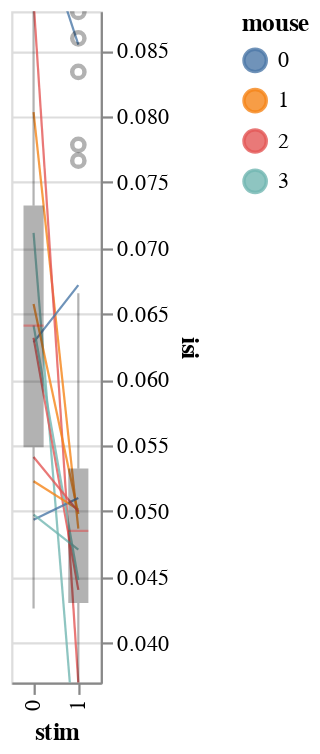

The notebook cell saved with this chart:
### Code cell
bw.plot(x='stim', detail='neuron', color='mouse:N')

### Figure 1 — Vega-Lite specification as saved in the notebook (floating-point values rounded to 4 significant figures)
{"config": {"view": {"continuousWidth": 400, "continuousHeight": 300}}, "layer": [{"mark": {"type": "line", "clip": true, "fill": null, "opacity": 0.8}, "encoding": {"color": {"type": "nominal", "field": "mouse"}, "detail": {"type": "quantitative", "field": "neuron"}, "size": {"value": 1.0}, "x": {"type": "ordinal", "field": "stim"}, "y": {"type": "quantitative", "aggregate": "mean", "axis": {"orient": "right"}, "field": "isi", "scale": {"domain": [0.03698, 0.08798], "zero": false}, "title": "isi"}}}, {"mark": {"type": "circle", "clip": true, "filled": true, "opacity": 0}, "encoding": {"color": {"type": "nominal", "field": "mouse"}, "detail": {"type": "quantitative", "field": "neuron"}, "x": {"type": "ordinal", "field": "stim"}, "y": {"type": "quantitative", "aggregate": "mean", "axis": {"orient": "right", "title": ""}, "field": "isi", "scale": {"domain": [0.03698, 0.08798], "zero": false}}}}, {"mark": {"type": "boxplot", "clip": true, "color": "black", "median": {"color": "red", "strokeWidth": 20}, "opacity": 0.3, "size": 9}, "encoding": {"x": {"type": "ordinal", "field": "stim"}, "y": {"type": "quantitative", "axis": {"orient": "right", "title": ""}, "field": "isi", "scale": {"domain": [0.03698, 0.08798], "zero": false}}}}], "data": {"name": "data-83c357cbb429027bd329fe7eaea3c9cc"}, "$schema": "https://vega.github.io/schema/vega-lite/v4.8.1.json", "datasets": {"data-83c357cbb429027bd329fe7eaea3c9cc": [{"stim": 0, "neuron": 0, "mouse": 0, "i_trial": 0, "mouse_code": 0, "neuron_code": 0, "neuron_x_mouse": "m0bayes0", "log_firing_rate": 1.976, "Firing rate": 94.69, "firing_rate": 94.69, "i_spike": 46.5, "isi": 0.07446, "combined_condition": 0}, {"stim": 0, "neuron": 0, "mouse": 0, "i_trial": 1, "mouse_code": 0, "neuron_code": 0, "neuron_x_mouse": "m0bayes0", "log_firing_rate": 1.97, "Firing rate": 93.25, "firing_rate": 93.25, "i_spike": 37.5, "isi": 0.08897, "combined_condition": 0}, {"stim": 0, "neuron": 0, "mouse": 0, "i_trial": 2, "mouse_code": 0, "neuron_code": 0, "neuron_x_mouse": "m0bayes0", "log_firing_rate": 1.531, "Firing rate": 33.97, "firing_rate": 33.97, "i_spike": 35.0, "isi": 0.1012, "combined_condition": 0}, {"stim": 0, "neuron": 0, "mouse": 0, "i_trial": 3, "mouse_code": 0, "neuron_code": 0, "neuron_x_mouse": "m0bayes0", "log_firing_rate": 1.833, "Firing rate": 68.12, "firing_rate": 68.12, "i_spike": 54.0, "isi": 0.06495, "combined_condition": 0}, {"stim": 0, "neuron": 0, "mouse": 0, "i_trial": 4, "mouse_code": 0, "neuron_code": 0, "neuron_x_mouse": "m0bayes0", "log_firing_rate": 2.405, "Firing rate": 254.1, "firing_rate": 254.1, "i_spike": 23.0, "isi": 0.1496, "combined_condition": 0}, {"stim": 0, "neuron": 0, "mouse": 1, "i_trial": 0, "mouse_code": 1, "neuron_code": 3, "neuron_x_mouse": "m1bayes0", "log_firing_rate": 1.683, "Firing rate": 48.17, "firing_rate": 48.17, "i_spike": 42.5, "isi": 0.08274, "combined_condition": 0}, {"stim": 0, "neuron": 0, "mouse": 1, "i_trial": 1, "mouse_code": 1, "neuron_code": 3, "neuron_x_mouse": "m1bayes0", "log_firing_rate": 1.814, "Firing rate": 65.18, "firing_rate": 65.18, "i_spike": 49.0, "isi": 0.07027, "combined_condition": 0}, {"stim": 0, "neuron": 0, "mouse": 1, "i_trial": 2, "mouse_code": 1, "neuron_code": 3, "neuron_x_mouse": "m1bayes0", "log_firing_rate": 1.606, "Firing rate": 40.33, "firing_rate": 40.33, "i_spike": 40.0, "isi": 0.08717, "combined_condition": 0}, {"stim": 0, "neuron": 0, "mouse": 1, "i_trial": 3, "mouse_code": 1, "neuron_code": 3, "neuron_x_mouse": "m1bayes0", "log_firing_rate": 1.618, "Firing rate": 41.46, "firing_rate": 41.46, "i_spike": 46.5, "isi": 0.07562, "combined_condition": 0}, {"stim": 0, "neuron": 0, "mouse": 1, "i_trial": 4, "mouse_code": 1, "neuron_code": 3, "neuron_x_mouse": "m1bayes0", "log_firing_rate": 1.896, "Firing rate": 78.7, "firing_rate": 78.7, "i_spike": 39.0, "isi": 0.08577, "combined_condition": 0}, {"stim": 0, "neuron": 0, "mouse": 2, "i_trial": 0, "mouse_code": 2, "neuron_code": 6, "neuron_x_mouse": "m2bayes0", "log_firing_rate": 1.914, "Firing rate": 82.02, "firing_rate": 82.02, "i_spike": 47.5, "isi": 0.07331, "combined_condition": 0}, {"stim": 0, "neuron": 0, "mouse": 2, "i_trial": 1, "mouse_code": 2, "neuron_code": 6, "neuron_x_mouse": "m2bayes0", "log_firing_rate": 2.031, "Firing rate": 107.5, "firing_rate": 107.5, "i_spike": 35.0, "isi": 0.09307, "combined_condition": 0}, {"stim": 0, "neuron": 0, "mouse": 2, "i_trial": 2, "mouse_code": 2, "neuron_code": 6, "neuron_x_mouse": "m2bayes0", "log_firing_rate": 1.93, "Firing rate": 85.13, "firing_rate": 85.13, "i_spike": 33.5, "isi": 0.1038, "combined_condition": 0}, {"stim": 0, "neuron": 0, "mouse": 2, "i_trial": 3, "mouse_code": 2, "neuron_code": 6, "neuron_x_mouse": "m2bayes0", "log_firing_rate": 2.722, "Firing rate": 526.7, "firing_rate": 526.7, "i_spike": 40.0, "isi": 0.08609, "combined_condition": 0}, {"stim": 0, "neuron": 0, "mouse": 2, "i_trial": 4, "mouse_code": 2, "neuron_code": 6, "neuron_x_mouse": "m2bayes0", "log_firing_rate": 1.708, "Firing rate": 51.08, "firing_rate": 51.08, "i_spike": 39.5, "isi": 0.08751, "combined_condition": 0}, {"stim": 0, "neuron": 0, "mouse": 3, "i_trial": 0, "mouse_code": 3, "neuron_code": 9, "neuron_x_mouse": "m3bayes0", "log_firing_rate": 1.834, "Firing rate": 68.17, "firing_rate": 68.17, "i_spike": 48.5, "isi": 0.07117, "combined_condition": 0}, {"stim": 0, "neuron": 0, "mouse": 3, "i_trial": 1, "mouse_code": 3, "neuron_code": 9, "neuron_x_mouse": "m3bayes0", "log_firing_rate": 2.118, "Firing rate": 131.2, "firing_rate": 131.2, "i_spike": 47.0, "isi": 0.07406, "combined_condition": 0}, {"stim": 0, "neuron": 0, "mouse": 3, "i_trial": 2, "mouse_code": 3, "neuron_code": 9, "neuron_x_mouse": "m3bayes0", "log_firing_rate": 1.71, "Firing rate": 51.23, "firing_rate": 51.23, "i_spike": 49.0, "isi": 0.07122, "combined_condition": 0}, {"stim": 0, "neuron": 0, "mouse": 3, "i_trial": 3, "mouse_code": 3, "neuron_code": 9, "neuron_x_mouse": "m3bayes0", "log_firing_rate": 2.028, "Firing rate": 106.7, "firing_rate": 106.7, "i_spike": 48.0, "isi": 0.0732, "combined_condition": 0}, {"stim": 0, "neuron": 0, "mouse": 3, "i_trial": 4, "mouse_code": 3, "neuron_code": 9, "neuron_x_mouse": "m3bayes0", "log_firing_rate": 1.891, "Firing rate": 77.77, "firing_rate": 77.77, "i_spike": 51.0, "isi": 0.06605, "combined_condition": 0}, {"stim": 0, "neuron": 1, "mouse": 0, "i_trial": 0, "mouse_code": 0, "neuron_code": 1, "neuron_x_mouse": "m0bayes1", "log_firing_rate": 2.31, "Firing rate": 204.3, "firing_rate": 204.3, "i_spike": 63.5, "isi": 0.0549, "combined_condition": 1}, {"stim": 0, "neuron": 1, "mouse": 0, "i_trial": 1, "mouse_code": 0, "neuron_code": 1, "neuron_x_mouse": "m0bayes1", "log_firing_rate": 2.446, "Firing rate": 279.3, "firing_rate": 279.3, "i_spike": 58.5, "isi": 0.05932, "combined_condition": 1}, {"stim": 0, "neuron": 1, "mouse": 0, "i_trial": 2, "mouse_code": 0, "neuron_code": 1, "neuron_x_mouse": "m0bayes1", "log_firing_rate": 1.692, "Firing rate": 49.21, "firing_rate": 49.21, "i_spike": 50.5, "isi": 0.06833, "combined_condition": 1}, {"stim": 0, "neuron": 1, "mouse": 0, "i_trial": 3, "mouse_code": 0, "neuron_code": 1, "neuron_x_mouse": "m0bayes1", "log_firing_rate": 1.616, "Firing rate": 41.26, "firing_rate": 41.26, "i_spike": 55.0, "isi": 0.06264, "combined_condition": 1}, {"stim": 0, "neuron": 1, "mouse": 0, "i_trial": 4, "mouse_code": 0, "neuron_code": 1, "neuron_x_mouse": "m0bayes1", "log_firing_rate": 2.154, "Firing rate": 142.7, "firing_rate": 142.7, "i_spike": 50.0, "isi": 0.06894, "combined_condition": 1}, {"stim": 0, "neuron": 1, "mouse": 1, "i_trial": 0, "mouse_code": 1, "neuron_code": 4, "neuron_x_mouse": "m1bayes1", "log_firing_rate": 1.95, "Firing rate": 89.21, "firing_rate": 89.21, "i_spike": 50.0, "isi": 0.06881, "combined_condition": 1}, {"stim": 0, "neuron": 1, "mouse": 1, "i_trial": 1, "mouse_code": 1, "neuron_code": 4, "neuron_x_mouse": "m1bayes1", "log_firing_rate": 2.063, "Firing rate": 115.7, "firing_rate": 115.7, "i_spike": 61.0, "isi": 0.05707, "combined_condition": 1}, {"stim": 0, "neuron": 1, "mouse": 1, "i_trial": 2, "mouse_code": 1, "neuron_code": 4, "neuron_x_mouse": "m1bayes1", "log_firing_rate": 2.014, "Firing rate": 103.2, "firing_rate": 103.2, "i_spike": 46.0, "isi": 0.07597, "combined_condition": 1}, {"stim": 0, "neuron": 1, "mouse": 1, "i_trial": 3, "mouse_code": 1, "neuron_code": 4, "neuron_x_mouse": "m1bayes1", "log_firing_rate": 2.275, "Firing rate": 188.5, "firing_rate": 188.5, "i_spike": 56.0, "isi": 0.0622, "combined_condition": 1}, {"stim": 0, "neuron": 1, "mouse": 1, "i_trial": 4, "mouse_code": 1, "neuron_code": 4, "neuron_x_mouse": "m1bayes1", "log_firing_rate": 1.789, "Firing rate": 61.5, "firing_rate": 61.5, "i_spike": 53.0, "isi": 0.06464, "combined_condition": 1}, {"stim": 0, "neuron": 1, "mouse": 2, "i_trial": 0, "mouse_code": 2, "neuron_code": 7, "neuron_x_mouse": "m2bayes1", "log_firing_rate": 1.863, "Firing rate": 73.02, "firing_rate": 73.02, "i_spike": 50.5, "isi": 0.06918, "combined_condition": 1}, {"stim": 0, "neuron": 1, "mouse": 2, "i_trial": 1, "mouse_code": 2, "neuron_code": 7, "neuron_x_mouse": "m2bayes1", "log_firing_rate": 2.258, "Firing rate": 181.0, "firing_rate": 181.0, "i_spike": 58.5, "isi": 0.05855, "combined_condition": 1}, {"stim": 0, "neuron": 1, "mouse": 2, "i_trial": 2, "mouse_code": 2, "neuron_code": 7, "neuron_x_mouse": "m2bayes1", "log_firing_rate": 2.412, "Firing rate": 258.5, "firing_rate": 258.5, "i_spike": 55.5, "isi": 0.06199, "combined_condition": 1}, {"stim": 0, "neuron": 1, "mouse": 2, "i_trial": 3, "mouse_code": 2, "neuron_code": 7, "neuron_x_mouse": "m2bayes1", "log_firing_rate": 1.713, "Firing rate": 51.68, "firing_rate": 51.68, "i_spike": 51.5, "isi": 0.06594, "combined_condition": 1}, {"stim": 0, "neuron": 1, "mouse": 2, "i_trial": 4, "mouse_code": 2, "neuron_code": 7, "neuron_x_mouse": "m2bayes1", "log_firing_rate": 3.195, "Firing rate": 1567.0, "firing_rate": 1567.0, "i_spike": 57.5, "isi": 0.06023, "combined_condition": 1}, {"stim": 0, "neuron": 1, "mouse": 3, "i_trial": 0, "mouse_code": 3, "neuron_code": 10, "neuron_x_mouse": "m3bayes1", "log_firing_rate": 2.188, "Firing rate": 154.0, "firing_rate": 154.0, "i_spike": 57.5, "isi": 0.06126, "combined_condition": 1}, {"stim": 0, "neuron": 1, "mouse": 3, "i_trial": 1, "mouse_code": 3, "neuron_code": 10, "neuron_x_mouse": "m3bayes1", "log_firing_rate": 2.322, "Firing rate": 209.7, "firing_rate": 209.7, "i_spike": 50.0, "isi": 0.06766, "combined_condition": 1}, {"stim": 0, "neuron": 1, "mouse": 3, "i_trial": 2, "mouse_code": 3, "neuron_code": 10, "neuron_x_mouse": "m3bayes1", "log_firing_rate": 1.707, "Firing rate": 50.88, "firing_rate": 50.88, "i_spike": 51.5, "isi": 0.06647, "combined_condition": 1}, {"stim": 0, "neuron": 1, "mouse": 3, "i_trial": 3, "mouse_code": 3, "neuron_code": 10, "neuron_x_mouse": "m3bayes1", "log_firing_rate": 2.186, "Firing rate": 153.6, "firing_rate": 153.6, "i_spike": 60.0, "isi": 0.0586, "combined_condition": 1}, {"stim": 0, "neuron": 1, "mouse": 3, "i_trial": 4, "mouse_code": 3, "neuron_code": 10, "neuron_x_mouse": "m3bayes1", "log_firing_rate": 1.891, "Firing rate": 77.85, "firing_rate": 77.85, "i_spike": 52.5, "isi": 0.06662, "combined_condition": 1}, {"stim": 0, "neuron": 2, "mouse": 0, "i_trial": 0, "mouse_code": 0, "neuron_code": 2, "neuron_x_mouse": "m0bayes2", "log_firing_rate": 2.157, "Firing rate": 143.6, "firing_rate": 143.6, "i_spike": 72.5, "isi": 0.04748, "combined_condition": 2}, {"stim": 0, "neuron": 2, "mouse": 0, "i_trial": 1, "mouse_code": 0, "neuron_code": 2, "neuron_x_mouse": "m0bayes2", "log_firing_rate": 2.029, "Firing rate": 106.8, "firing_rate": 106.8, "i_spike": 81.0, "isi": 0.04262, "combined_condition": 2}, {"stim": 0, "neuron": 2, "mouse": 0, "i_trial": 2, "mouse_code": 0, "neuron_code": 2, "neuron_x_mouse": "m0bayes2", "log_firing_rate": 1.917, "Firing rate": 82.69, "firing_rate": 82.69, "i_spike": 70.0, "isi": 0.05005, "combined_condition": 2}, {"stim": 0, "neuron": 2, "mouse": 0, "i_trial": 3, "mouse_code": 0, "neuron_code": 2, "neuron_x_mouse": "m0bayes2", "log_firing_rate": 2.152, "Firing rate": 142.1, "firing_rate": 142.1, "i_spike": 56.0, "isi": 0.06239, "combined_condition": 2}, {"stim": 0, "neuron": 2, "mouse": 0, "i_trial": 4, "mouse_code": 0, "neuron_code": 2, "neuron_x_mouse": "m0bayes2", "log_firing_rate": 2.357, "Firing rate": 227.5, "firing_rate": 227.5, "i_spike": 79.0, "isi": 0.04419, "combined_condition": 2}, {"stim": 0, "neuron": 2, "mouse": 1, "i_trial": 0, "mouse_code": 1, "neuron_code": 5, "neuron_x_mouse": "m1bayes2", "log_firing_rate": 2.239, "Firing rate": 173.3, "firing_rate": 173.3, "i_spike": 70.0, "isi": 0.04987, "combined_condition": 2}, {"stim": 0, "neuron": 2, "mouse": 1, "i_trial": 1, "mouse_code": 1, "neuron_code": 5, "neuron_x_mouse": "m1bayes2", "log_firing_rate": 2.257, "Firing rate": 180.8, "firing_rate": 180.8, "i_spike": 76.0, "isi": 0.04576, "combined_condition": 2}, {"stim": 0, "neuron": 2, "mouse": 1, "i_trial": 2, "mouse_code": 1, "neuron_code": 5, "neuron_x_mouse": "m1bayes2", "log_firing_rate": 2.115, "Firing rate": 130.5, "firing_rate": 130.5, "i_spike": 54.5, "isi": 0.06357, "combined_condition": 2}, {"stim": 0, "neuron": 2, "mouse": 1, "i_trial": 3, "mouse_code": 1, "neuron_code": 5, "neuron_x_mouse": "m1bayes2", "log_firing_rate": 2.133, "Firing rate": 135.8, "firing_rate": 135.8, "i_spike": 68.5, "isi": 0.05121, "combined_condition": 2}, {"stim": 0, "neuron": 2, "mouse": 1, "i_trial": 4, "mouse_code": 1, "neuron_code": 5, "neuron_x_mouse": "m1bayes2", "log_firing_rate": 2.079, "Firing rate": 119.9, "firing_rate": 119.9, "i_spike": 69.0, "isi": 0.05095, "combined_condition": 2}, {"stim": 0, "neuron": 2, "mouse": 2, "i_trial": 0, "mouse_code": 2, "neuron_code": 8, "neuron_x_mouse": "m2bayes2", "log_firing_rate": 2.091, "Firing rate": 123.3, "firing_rate": 123.3, "i_spike": 72.5, "isi": 0.04794, "combined_condition": 2}, {"stim": 0, "neuron": 2, "mouse": 2, "i_trial": 1, "mouse_code": 2, "neuron_code": 8, "neuron_x_mouse": "m2bayes2", "log_firing_rate": 1.829, "Firing rate": 67.49, "firing_rate": 67.49, "i_spike": 59.5, "isi": 0.05796, "combined_condition": 2}, {"stim": 0, "neuron": 2, "mouse": 2, "i_trial": 2, "mouse_code": 2, "neuron_code": 8, "neuron_x_mouse": "m2bayes2", "log_firing_rate": 1.956, "Firing rate": 90.32, "firing_rate": 90.32, "i_spike": 67.0, "isi": 0.05197, "combined_condition": 2}, {"stim": 0, "neuron": 2, "mouse": 2, "i_trial": 3, "mouse_code": 2, "neuron_code": 8, "neuron_x_mouse": "m2bayes2", "log_firing_rate": 1.922, "Firing rate": 83.54, "firing_rate": 83.54, "i_spike": 61.0, "isi": 0.05733, "combined_condition": 2}, {"stim": 0, "neuron": 2, "mouse": 2, "i_trial": 4, "mouse_code": 2, "neuron_code": 8, "neuron_x_mouse": "m2bayes2", "log_firing_rate": 2.167, "Firing rate": 147.0, "firing_rate": 147.0, "i_spike": 63.0, "isi": 0.05538, "combined_condition": 2}, {"stim": 0, "neuron": 2, "mouse": 3, "i_trial": 0, "mouse_code": 3, "neuron_code": 11, "neuron_x_mouse": "m3bayes2", "log_firing_rate": 3.37, "Firing rate": 2345.0, "firing_rate": 2345.0, "i_spike": 67.5, "isi": 0.05179, "combined_condition": 2}, {"stim": 0, "neuron": 2, "mouse": 3, "i_trial": 1, "mouse_code": 3, "neuron_code": 11, "neuron_x_mouse": "m3bayes2", "log_firing_rate": 2.103, "Firing rate": 126.9, "firing_rate": 126.9, "i_spike": 72.0, "isi": 0.0483, "combined_condition": 2}, {"stim": 0, "neuron": 2, "mouse": 3, "i_trial": 2, "mouse_code": 3, "neuron_code": 11, "neuron_x_mouse": "m3bayes2", "log_firing_rate": 1.957, "Firing rate": 90.59, "firing_rate": 90.59, "i_spike": 63.5, "isi": 0.05477, "combined_condition": 2}, {"stim": 0, "neuron": 2, "mouse": 3, "i_trial": 3, "mouse_code": 3, "neuron_code": 11, "neuron_x_mouse": "m3bayes2", "log_firing_rate": 2.052, "Firing rate": 112.7, "firing_rate": 112.7, "i_spike": 81.5, "isi": 0.04298, "combined_condition": 2}, {"stim": 0, "neuron": 2, "mouse": 3, "i_trial": 4, "mouse_code": 3, "neuron_code": 11, "neuron_x_mouse": "m3bayes2", "log_firing_rate": 2.514, "Firing rate": 326.6, "firing_rate": 326.6, "i_spike": 68.5, "isi": 0.05091, "combined_condition": 2}, {"stim": 1, "neuron": 0, "mouse": 0, "i_trial": 0, "mouse_code": 0, "neuron_code": 0, "neuron_x_mouse": "m0bayes0", "log_firing_rate": 2.11, "Firing rate": 128.9, "firing_rate": 128.9, "i_spike": 40.0, "isi": 0.08592, "combined_condition": 0}, {"stim": 1, "neuron": 0, "mouse": 0, "i_trial": 1, "mouse_code": 0, "neuron_code": 0, "neuron_x_mouse": "m0bayes0", "log_firing_rate": 1.585, "Firing rate": 38.47, "firing_rate": 38.47, "i_spike": 38.5, "isi": 0.08793, "combined_condition": 0}, {"stim": 1, "neuron": 0, "mouse": 0, "i_trial": 2, "mouse_code": 0, "neuron_code": 0, "neuron_x_mouse": "m0bayes0", "log_firing_rate": 1.592, "Firing rate": 39.12, "firing_rate": 39.12, "i_spike": 35.5, "isi": 0.09888, "combined_condition": 0}, {"stim": 1, "neuron": 0, "mouse": 0, "i_trial": 3, "mouse_code": 0, "neuron_code": 0, "neuron_x_mouse": "m0bayes0", "log_firing_rate": 2.132, "Firing rate": 135.7, "firing_rate": 135.7, "i_spike": 44.5, "isi": 0.07783, "combined_condition": 0}, {"stim": 1, "neuron": 0, "mouse": 0, "i_trial": 4, "mouse_code": 0, "neuron_code": 0, "neuron_x_mouse": "m0bayes0", "log_firing_rate": 1.855, "Firing rate": 71.6, "firing_rate": 71.6, "i_spike": 45.5, "isi": 0.07663, "combined_condition": 0}, {"stim": 1, "neuron": 0, "mouse": 1, "i_trial": 0, "mouse_code": 1, "neuron_code": 3, "neuron_x_mouse": "m1bayes0", "log_firing_rate": 2.262, "Firing rate": 183.0, "firing_rate": 183.0, "i_spike": 63.0, "isi": 0.05519, "combined_condition": 0}, {"stim": 1, "neuron": 0, "mouse": 1, "i_trial": 1, "mouse_code": 1, "neuron_code": 3, "neuron_x_mouse": "m1bayes0", "log_firing_rate": 3.262, "Firing rate": 1827.0, "firing_rate": 1827.0, "i_spike": 67.5, "isi": 0.04885, "combined_condition": 0}, {"stim": 1, "neuron": 0, "mouse": 1, "i_trial": 2, "mouse_code": 1, "neuron_code": 3, "neuron_x_mouse": "m1bayes0", "log_firing_rate": 3.279, "Firing rate": 1902.0, "firing_rate": 1902.0, "i_spike": 79.5, "isi": 0.04318, "combined_condition": 0}, {"stim": 1, "neuron": 0, "mouse": 1, "i_trial": 3, "mouse_code": 1, "neuron_code": 3, "neuron_x_mouse": "m1bayes0", "log_firing_rate": 1.991, "Firing rate": 98.04, "firing_rate": 98.04, "i_spike": 69.5, "isi": 0.04728, "combined_condition": 0}, {"stim": 1, "neuron": 0, "mouse": 1, "i_trial": 4, "mouse_code": 1, "neuron_code": 3, "neuron_x_mouse": "m1bayes0", "log_firing_rate": 2.269, "Firing rate": 186.0, "firing_rate": 186.0, "i_spike": 71.0, "isi": 0.04885, "combined_condition": 0}, {"stim": 1, "neuron": 0, "mouse": 2, "i_trial": 0, "mouse_code": 2, "neuron_code": 6, "neuron_x_mouse": "m2bayes0", "log_firing_rate": 3.226, "Firing rate": 1684.0, "firing_rate": 1684.0, "i_spike": 90.5, "isi": 0.0382, "combined_condition": 0}, {"stim": 1, "neuron": 0, "mouse": 2, "i_trial": 1, "mouse_code": 2, "neuron_code": 6, "neuron_x_mouse": "m2bayes0", "log_firing_rate": 2.179, "Firing rate": 151.0, "firing_rate": 151.0, "i_spike": 94.0, "isi": 0.03718, "combined_condition": 0}, {"stim": 1, "neuron": 0, "mouse": 2, "i_trial": 2, "mouse_code": 2, "neuron_code": 6, "neuron_x_mouse": "m2bayes0", "log_firing_rate": 2.41, "Firing rate": 256.9, "firing_rate": 256.9, "i_spike": 101.0, "isi": 0.03331, "combined_condition": 0}, {"stim": 1, "neuron": 0, "mouse": 2, "i_trial": 3, "mouse_code": 2, "neuron_code": 6, "neuron_x_mouse": "m2bayes0", "log_firing_rate": 2.246, "Firing rate": 176.0, "firing_rate": 176.0, "i_spike": 90.0, "isi": 0.0386, "combined_condition": 0}, {"stim": 1, "neuron": 0, "mouse": 2, "i_trial": 4, "mouse_code": 2, "neuron_code": 6, "neuron_x_mouse": "m2bayes0", "log_firing_rate": 2.339, "Firing rate": 218.3, "firing_rate": 218.3, "i_spike": 91.0, "isi": 0.03753, "combined_condition": 0}, {"stim": 1, "neuron": 0, "mouse": 3, "i_trial": 0, "mouse_code": 3, "neuron_code": 9, "neuron_x_mouse": "m3bayes0", "log_firing_rate": 2.423, "Firing rate": 264.6, "firing_rate": 264.6, "i_spike": 120.5, "isi": 0.02892, "combined_condition": 0}, {"stim": 1, "neuron": 0, "mouse": 3, "i_trial": 1, "mouse_code": 3, "neuron_code": 9, "neuron_x_mouse": "m3bayes0", "log_firing_rate": 2.224, "Firing rate": 167.3, "firing_rate": 167.3, "i_spike": 122.0, "isi": 0.02866, "combined_condition": 0}, {"stim": 1, "neuron": 0, "mouse": 3, "i_trial": 2, "mouse_code": 3, "neuron_code": 9, "neuron_x_mouse": "m3bayes0", "log_firing_rate": 2.518, "Firing rate": 329.6, "firing_rate": 329.6, "i_spike": 118.0, "isi": 0.02895, "combined_condition": 0}, {"stim": 1, "neuron": 0, "mouse": 3, "i_trial": 3, "mouse_code": 3, "neuron_code": 9, "neuron_x_mouse": "m3bayes0", "log_firing_rate": 2.521, "Firing rate": 332.0, "firing_rate": 332.0, "i_spike": 118.5, "isi": 0.02899, "combined_condition": 0}, {"stim": 1, "neuron": 0, "mouse": 3, "i_trial": 4, "mouse_code": 3, "neuron_code": 9, "neuron_x_mouse": "m3bayes0", "log_firing_rate": 2.431, "Firing rate": 270.0, "firing_rate": 270.0, "i_spike": 119.0, "isi": 0.02926, "combined_condition": 0}, {"stim": 1, "neuron": 1, "mouse": 0, "i_trial": 0, "mouse_code": 0, "neuron_code": 1, "neuron_x_mouse": "m0bayes1", "log_firing_rate": 2.063, "Firing rate": 115.5, "firing_rate": 115.5, "i_spike": 53.0, "isi": 0.06579, "combined_condition": 1}, {"stim": 1, "neuron": 1, "mouse": 0, "i_trial": 1, "mouse_code": 0, "neuron_code": 1, "neuron_x_mouse": "m0bayes1", "log_firing_rate": 2.258, "Firing rate": 181.3, "firing_rate": 181.3, "i_spike": 42.0, "isi": 0.08337, "combined_condition": 1}, {"stim": 1, "neuron": 1, "mouse": 0, "i_trial": 2, "mouse_code": 0, "neuron_code": 1, "neuron_x_mouse": "m0bayes1", "log_firing_rate": 2.145, "Firing rate": 139.7, "firing_rate": 139.7, "i_spike": 53.0, "isi": 0.06655, "combined_condition": 1}, {"stim": 1, "neuron": 1, "mouse": 0, "i_trial": 3, "mouse_code": 0, "neuron_code": 1, "neuron_x_mouse": "m0bayes1", "log_firing_rate": 1.949, "Firing rate": 88.87, "firing_rate": 88.87, "i_spike": 57.0, "isi": 0.06024, "combined_condition": 1}, {"stim": 1, "neuron": 1, "mouse": 0, "i_trial": 4, "mouse_code": 0, "neuron_code": 1, "neuron_x_mouse": "m0bayes1", "log_firing_rate": 1.956, "Firing rate": 90.27, "firing_rate": 90.27, "i_spike": 57.0, "isi": 0.05991, "combined_condition": 1}, {"stim": 1, "neuron": 1, "mouse": 1, "i_trial": 0, "mouse_code": 1, "neuron_code": 4, "neuron_x_mouse": "m1bayes1", "log_firing_rate": 1.882, "Firing rate": 76.14, "firing_rate": 76.14, "i_spike": 60.5, "isi": 0.05665, "combined_condition": 1}, {"stim": 1, "neuron": 1, "mouse": 1, "i_trial": 1, "mouse_code": 1, "neuron_code": 4, "neuron_x_mouse": "m1bayes1", "log_firing_rate": 2.181, "Firing rate": 151.8, "firing_rate": 151.8, "i_spike": 69.5, "isi": 0.04815, "combined_condition": 1}, {"stim": 1, "neuron": 1, "mouse": 1, "i_trial": 2, "mouse_code": 1, "neuron_code": 4, "neuron_x_mouse": "m1bayes1", "log_firing_rate": 2.279, "Firing rate": 190.1, "firing_rate": 190.1, "i_spike": 63.5, "isi": 0.05148, "combined_condition": 1}, {"stim": 1, "neuron": 1, "mouse": 1, "i_trial": 3, "mouse_code": 1, "neuron_code": 4, "neuron_x_mouse": "m1bayes1", "log_firing_rate": 2.239, "Firing rate": 173.4, "firing_rate": 173.4, "i_spike": 80.5, "isi": 0.0432, "combined_condition": 1}, {"stim": 1, "neuron": 1, "mouse": 1, "i_trial": 4, "mouse_code": 1, "neuron_code": 4, "neuron_x_mouse": "m1bayes1", "log_firing_rate": 2.051, "Firing rate": 112.4, "firing_rate": 112.4, "i_spike": 67.5, "isi": 0.04943, "combined_condition": 1}, {"stim": 1, "neuron": 1, "mouse": 2, "i_trial": 0, "mouse_code": 2, "neuron_code": 7, "neuron_x_mouse": "m2bayes1", "log_firing_rate": 2.103, "Firing rate": 126.7, "firing_rate": 126.7, "i_spike": 86.5, "isi": 0.04051, "combined_condition": 1}, {"stim": 1, "neuron": 1, "mouse": 2, "i_trial": 1, "mouse_code": 2, "neuron_code": 7, "neuron_x_mouse": "m2bayes1", "log_firing_rate": 2.138, "Firing rate": 137.5, "firing_rate": 137.5, "i_spike": 77.0, "isi": 0.04511, "combined_condition": 1}, {"stim": 1, "neuron": 1, "mouse": 2, "i_trial": 2, "mouse_code": 2, "neuron_code": 7, "neuron_x_mouse": "m2bayes1", "log_firing_rate": 2.267, "Firing rate": 185.0, "firing_rate": 185.0, "i_spike": 78.5, "isi": 0.04256, "combined_condition": 1}, {"stim": 1, "neuron": 1, "mouse": 2, "i_trial": 3, "mouse_code": 2, "neuron_code": 7, "neuron_x_mouse": "m2bayes1", "log_firing_rate": 2.019, "Firing rate": 104.4, "firing_rate": 104.4, "i_spike": 73.5, "isi": 0.04745, "combined_condition": 1}, {"stim": 1, "neuron": 1, "mouse": 2, "i_trial": 4, "mouse_code": 2, "neuron_code": 7, "neuron_x_mouse": "m2bayes1", "log_firing_rate": 1.894, "Firing rate": 78.33, "firing_rate": 78.33, "i_spike": 78.5, "isi": 0.04449, "combined_condition": 1}, {"stim": 1, "neuron": 1, "mouse": 3, "i_trial": 0, "mouse_code": 3, "neuron_code": 10, "neuron_x_mouse": "m3bayes1", "log_firing_rate": 1.964, "Firing rate": 92.07, "firing_rate": 92.07, "i_spike": 66.5, "isi": 0.05194, "combined_condition": 1}, {"stim": 1, "neuron": 1, "mouse": 3, "i_trial": 1, "mouse_code": 3, "neuron_code": 10, "neuron_x_mouse": "m3bayes1", "log_firing_rate": 2.147, "Firing rate": 140.2, "firing_rate": 140.2, "i_spike": 85.5, "isi": 0.04113, "combined_condition": 1}, {"stim": 1, "neuron": 1, "mouse": 3, "i_trial": 2, "mouse_code": 3, "neuron_code": 10, "neuron_x_mouse": "m3bayes1", "log_firing_rate": 2.073, "Firing rate": 118.2, "firing_rate": 118.2, "i_spike": 75.0, "isi": 0.0448, "combined_condition": 1}, {"stim": 1, "neuron": 1, "mouse": 3, "i_trial": 3, "mouse_code": 3, "neuron_code": 10, "neuron_x_mouse": "m3bayes1", "log_firing_rate": 3.104, "Firing rate": 1269.0, "firing_rate": 1269.0, "i_spike": 85.0, "isi": 0.0409, "combined_condition": 1}, {"stim": 1, "neuron": 1, "mouse": 3, "i_trial": 4, "mouse_code": 3, "neuron_code": 10, "neuron_x_mouse": "m3bayes1", "log_firing_rate": 2.12, "Firing rate": 131.7, "firing_rate": 131.7, "i_spike": 76.0, "isi": 0.0451, "combined_condition": 1}, {"stim": 1, "neuron": 2, "mouse": 0, "i_trial": 0, "mouse_code": 0, "neuron_code": 2, "neuron_x_mouse": "m0bayes2", "log_firing_rate": 1.986, "Firing rate": 96.9, "firing_rate": 96.9, "i_spike": 69.0, "isi": 0.05068, "combined_condition": 2}, {"stim": 1, "neuron": 2, "mouse": 0, "i_trial": 1, "mouse_code": 0, "neuron_code": 2, "neuron_x_mouse": "m0bayes2", "log_firing_rate": 1.946, "Firing rate": 88.31, "firing_rate": 88.31, "i_spike": 70.5, "isi": 0.0494, "combined_condition": 2}, {"stim": 1, "neuron": 2, "mouse": 0, "i_trial": 2, "mouse_code": 0, "neuron_code": 2, "neuron_x_mouse": "m0bayes2", "log_firing_rate": 2.073, "Firing rate": 118.3, "firing_rate": 118.3, "i_spike": 70.5, "isi": 0.04977, "combined_condition": 2}, {"stim": 1, "neuron": 2, "mouse": 0, "i_trial": 3, "mouse_code": 0, "neuron_code": 2, "neuron_x_mouse": "m0bayes2", "log_firing_rate": 1.906, "Firing rate": 80.52, "firing_rate": 80.52, "i_spike": 61.0, "isi": 0.05757, "combined_condition": 2}, {"stim": 1, "neuron": 2, "mouse": 0, "i_trial": 4, "mouse_code": 0, "neuron_code": 2, "neuron_x_mouse": "m0bayes2", "log_firing_rate": 1.932, "Firing rate": 85.53, "firing_rate": 85.53, "i_spike": 73.5, "isi": 0.04763, "combined_condition": 2}, {"stim": 1, "neuron": 2, "mouse": 1, "i_trial": 0, "mouse_code": 1, "neuron_code": 5, "neuron_x_mouse": "m1bayes2", "log_firing_rate": 1.752, "Firing rate": 56.43, "firing_rate": 56.43, "i_spike": 67.5, "isi": 0.05187, "combined_condition": 2}, {"stim": 1, "neuron": 2, "mouse": 1, "i_trial": 1, "mouse_code": 1, "neuron_code": 5, "neuron_x_mouse": "m1bayes2", "log_firing_rate": 1.991, "Firing rate": 98.04, "firing_rate": 98.04, "i_spike": 64.5, "isi": 0.05444, "combined_condition": 2}, {"stim": 1, "neuron": 2, "mouse": 1, "i_trial": 2, "mouse_code": 1, "neuron_code": 5, "neuron_x_mouse": "m1bayes2", "log_firing_rate": 2.168, "Firing rate": 147.2, "firing_rate": 147.2, "i_spike": 74.5, "isi": 0.047, "combined_condition": 2}, {"stim": 1, "neuron": 2, "mouse": 1, "i_trial": 3, "mouse_code": 1, "neuron_code": 5, "neuron_x_mouse": "m1bayes2", "log_firing_rate": 2.344, "Firing rate": 221.0, "firing_rate": 221.0, "i_spike": 78.0, "isi": 0.04445, "combined_condition": 2}, {"stim": 1, "neuron": 2, "mouse": 1, "i_trial": 4, "mouse_code": 1, "neuron_code": 5, "neuron_x_mouse": "m1bayes2", "log_firing_rate": 2.605, "Firing rate": 402.6, "firing_rate": 402.6, "i_spike": 66.0, "isi": 0.05285, "combined_condition": 2}, {"stim": 1, "neuron": 2, "mouse": 2, "i_trial": 0, "mouse_code": 2, "neuron_code": 8, "neuron_x_mouse": "m2bayes2", "log_firing_rate": 2.455, "Firing rate": 285.2, "firing_rate": 285.2, "i_spike": 77.0, "isi": 0.04531, "combined_condition": 2}, {"stim": 1, "neuron": 2, "mouse": 2, "i_trial": 1, "mouse_code": 2, "neuron_code": 8, "neuron_x_mouse": "m2bayes2", "log_firing_rate": 2.83, "Firing rate": 675.8, "firing_rate": 675.8, "i_spike": 63.5, "isi": 0.05485, "combined_condition": 2}, {"stim": 1, "neuron": 2, "mouse": 2, "i_trial": 2, "mouse_code": 2, "neuron_code": 8, "neuron_x_mouse": "m2bayes2", "log_firing_rate": 1.819, "Firing rate": 65.87, "firing_rate": 65.87, "i_spike": 68.0, "isi": 0.05158, "combined_condition": 2}, {"stim": 1, "neuron": 2, "mouse": 2, "i_trial": 3, "mouse_code": 2, "neuron_code": 8, "neuron_x_mouse": "m2bayes2", "log_firing_rate": 2.021, "Firing rate": 105.0, "firing_rate": 105.0, "i_spike": 76.5, "isi": 0.04592, "combined_condition": 2}, {"stim": 1, "neuron": 2, "mouse": 2, "i_trial": 4, "mouse_code": 2, "neuron_code": 8, "neuron_x_mouse": "m2bayes2", "log_firing_rate": 2.624, "Firing rate": 421.0, "firing_rate": 421.0, "i_spike": 64.5, "isi": 0.05217, "combined_condition": 2}, {"stim": 1, "neuron": 2, "mouse": 3, "i_trial": 0, "mouse_code": 3, "neuron_code": 11, "neuron_x_mouse": "m3bayes2", "log_firing_rate": 2.057, "Firing rate": 114.1, "firing_rate": 114.1, "i_spike": 79.0, "isi": 0.04415, "combined_condition": 2}, {"stim": 1, "neuron": 2, "mouse": 3, "i_trial": 1, "mouse_code": 3, "neuron_code": 11, "neuron_x_mouse": "m3bayes2", "log_firing_rate": 2.172, "Firing rate": 148.4, "firing_rate": 148.4, "i_spike": 84.5, "isi": 0.03928, "combined_condition": 2}, {"stim": 1, "neuron": 2, "mouse": 3, "i_trial": 2, "mouse_code": 3, "neuron_code": 11, "neuron_x_mouse": "m3bayes2", "log_firing_rate": 2.014, "Firing rate": 103.2, "firing_rate": 103.2, "i_spike": 67.0, "isi": 0.05195, "combined_condition": 2}, {"stim": 1, "neuron": 2, "mouse": 3, "i_trial": 3, "mouse_code": 3, "neuron_code": 11, "neuron_x_mouse": "m3bayes2", "log_firing_rate": 2.071, "Firing rate": 117.7, "firing_rate": 117.7, "i_spike": 68.5, "isi": 0.0511, "combined_condition": 2}, {"stim": 1, "neuron": 2, "mouse": 3, "i_trial": 4, "mouse_code": 3, "neuron_code": 11, "neuron_x_mouse": "m3bayes2", "log_firing_rate": 2.421, "Firing rate": 263.8, "firing_rate": 263.8, "i_spike": 70.0, "isi": 0.04894, "combined_condition": 2}]}}
